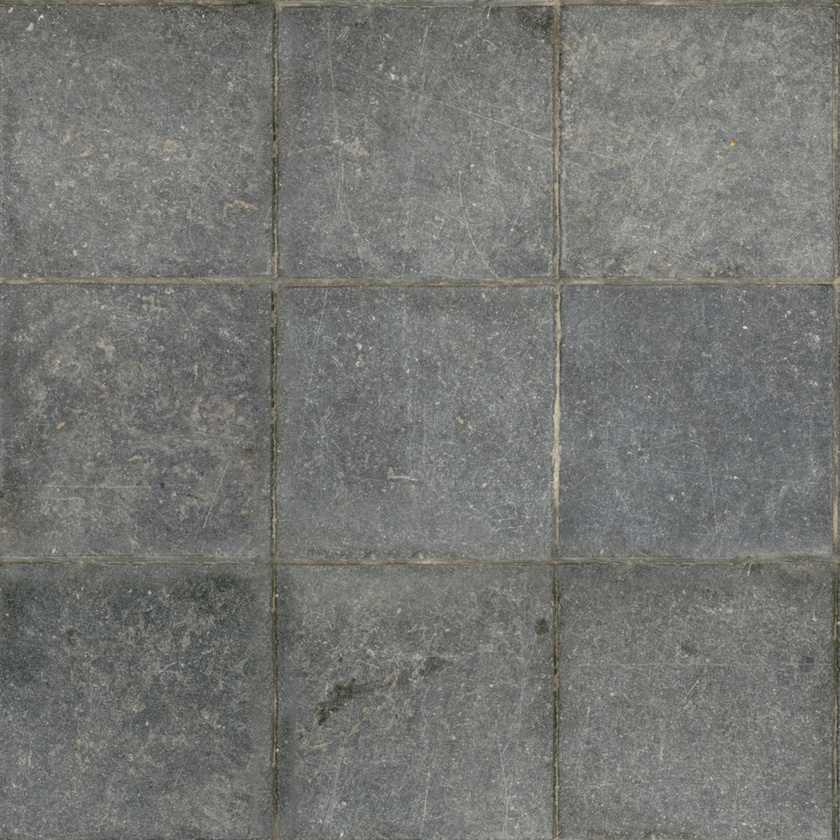
#> input picture art_src/floor_src/large_floor_tiles_02_diff_1k.jpg, 840 x 840 px, shrunk from 1024 x 1024 before the run
$ python build-floor.py
#> lines starting #> are read from the running program, lines starting #| are printed output that depends on the picture
# 보스전 바닥 타일 만들기: art_src/floor_src/의 CC0 1K 재질(Poly Haven, 색 지도)을 밝기 무늬만 남긴 1024px 타일(gfx/flr_*.jpg)로 바꾼다.
# 색은 넣지 않는다(색은 theme-samguk.js의 경기장 색을 07-arena.js가 낮춰 쓰고, 이 타일을 overlay로 한 번만 얹는다).
# 사진 잔결을 SD 그림에 맞게 줄인다(아트 디렉터 검수 2026-11-19):
#   1) 5px 중간값 + 1.5px 흐림으로 알갱이를 없앤다
#   2) 판 안쪽 밝기는 128 ± 10 안으로 누르고, 줄눈·갈라진 틈(평균보다 뚜렷이 어두운 곳)만 128보다 30~40 어둡게 남긴다
#   3) 10 간격으로 포스터화(줄눈 있는 재질 6단계: 88~138) / 줄눈 없는 재질은 ±10 안에서 5 간격 5단계
#   4) 계단 가장자리가 거칠지 않게 0.7px만 다시 흐린다
# 이음매 없는 원본을 자르거나 돌리지 않고, 필터도 이어 붙인 판(3×3)에서 돌려 가운데만 잘라 쓰므로 이음매가 그대로 없다.
# 쓰기: python art_src/build-floor.py
import os
import numpy as np
from PIL import Image, ImageFilter

ROOT = os.path.join(os.path.dirname(os.path.abspath(__file__)), '..')
SRC = os.path.join(ROOT, 'art_src', 'floor_src')
# 타일 이름: (원본 파일, 줄눈이 있는가)
TILES = {
    'flr_slab': ('large_floor_tiles_02_diff_1k.jpg', True),
    'flr_brick': ('floor_bricks_02_diff_1k.jpg', True),
    'flr_earth': ('dry_ground_01_diff_1k.jpg', True),
    'flr_gravel': ('rock_ground_diff_1k.jpg', False),
    'flr_forest': ('brown_mud_leaves_01_diff_1k.jpg', False),
}


def wrap_filter(im, *filters):
    w, h = im.size
    big = Image.new('L', (w * 3, h * 3))
    for i in range(3):
        for j in range(3):
            big.paste(im, (i * w, j * h))
    big = big.crop((w - 32, h - 32, 2 * w + 32, 2 * h + 32))
    for f in filters:
        big = big.filter(f)
    return big.crop((32, 32, 32 + w, 32 + h))


for name, (src, joints) in TILES.items():
    im = Image.open(os.path.join(SRC, src)).convert('L')
    im = wrap_filter(im, ImageFilter.MedianFilter(5), ImageFilter.GaussianBlur(1.5))
#> in wrap_filter, `big = Image.new('L', (w * 3, h * 3))`: big: PIL image 2520x2520 L; every value is 0
#> after the loop in wrap_filter, `for i in range(3):`:
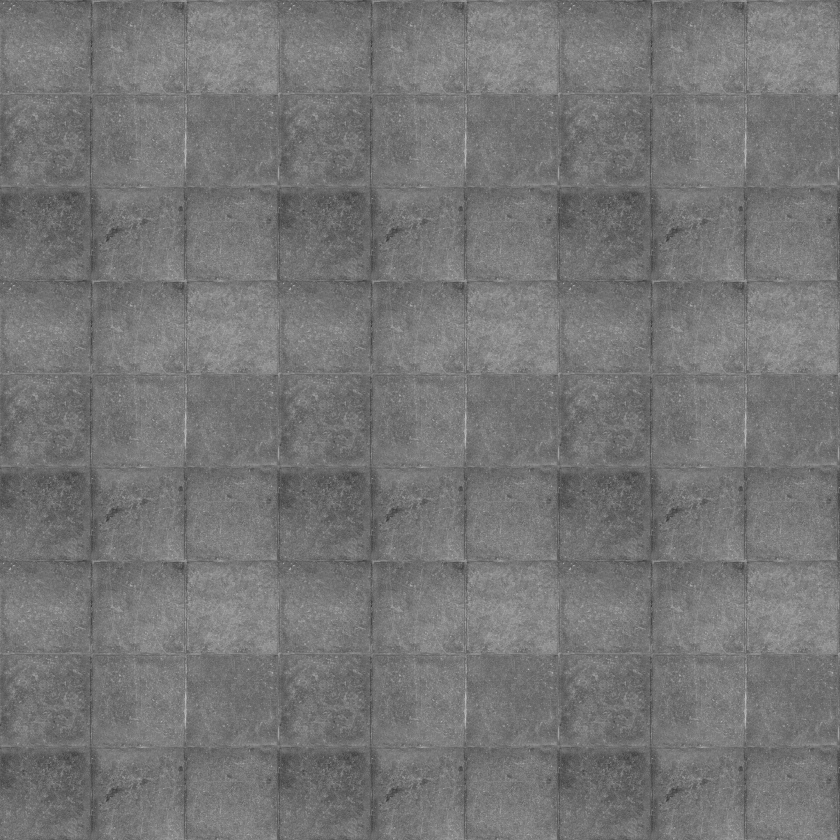
#> big: PIL image 2520x2520 L (shown at 1/3 size); min 35, max 228, mean 117.7
#> in wrap_filter, `big = big.crop((w - 32, h - 32, 2 * w + 32, 2 * h + 32))`:
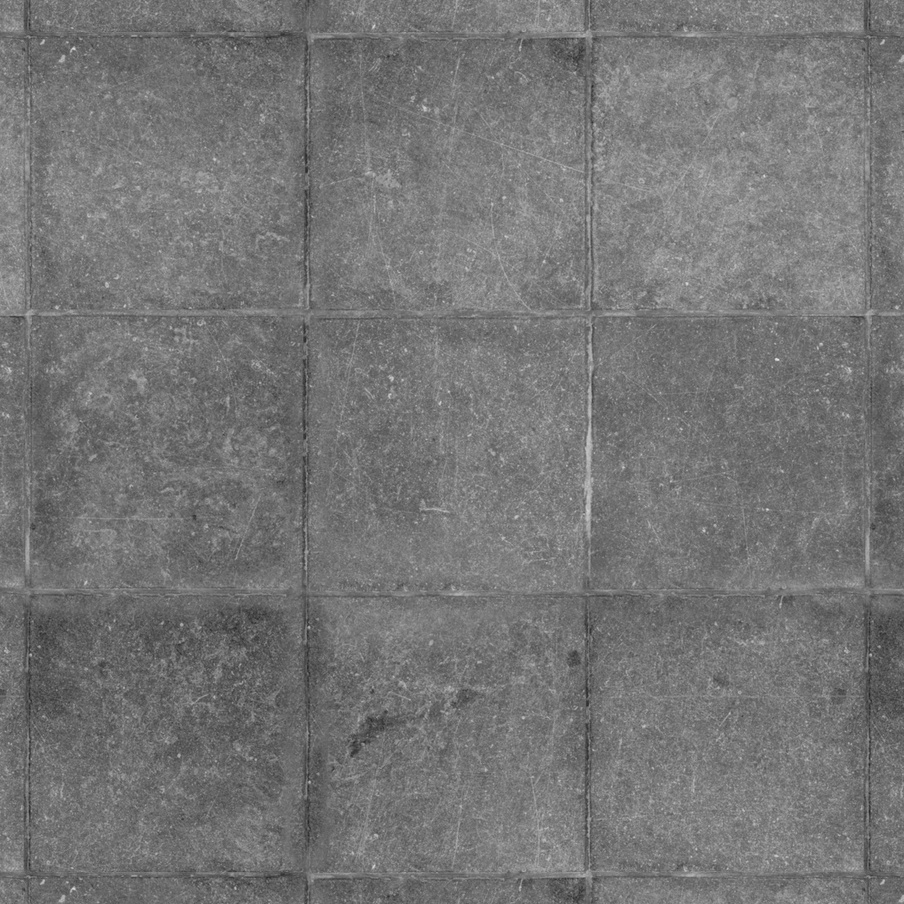
#> big: PIL image 904x904 L; min 35, max 228, mean 117.1
    a = np.asarray(im, dtype=np.float32)
    z = (a - a.mean()) / max(1e-3, a.std())
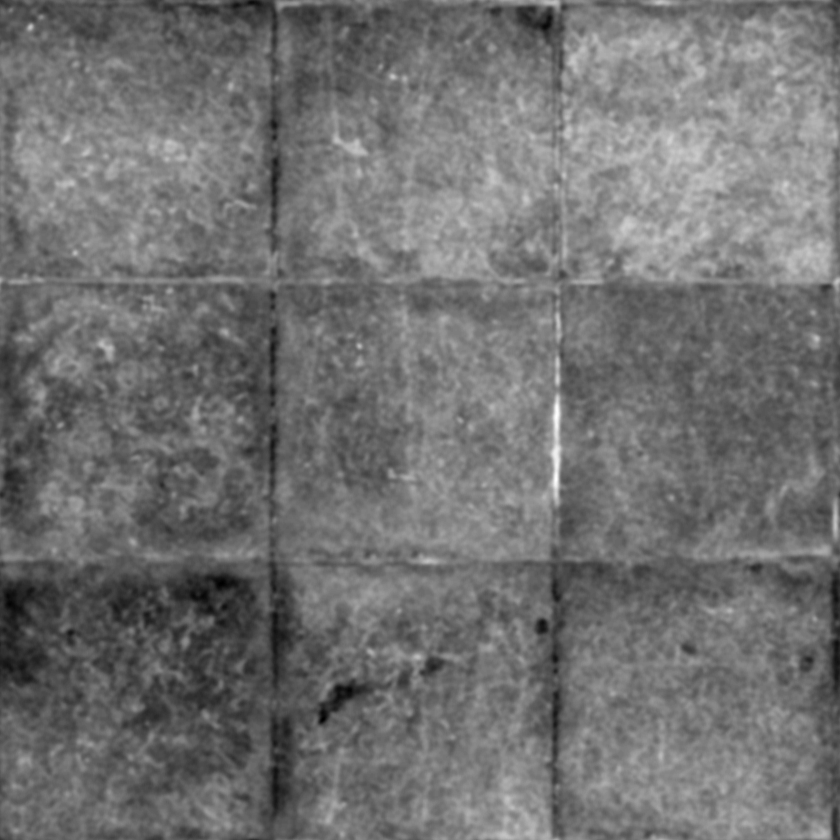
#> z: shape (840, 840) float32; min -4.04, max 5.05, mean -7.74e-07; drawn with min black and max white
    out = 128 + 10 * np.clip(z / 1.3, -1, 1)
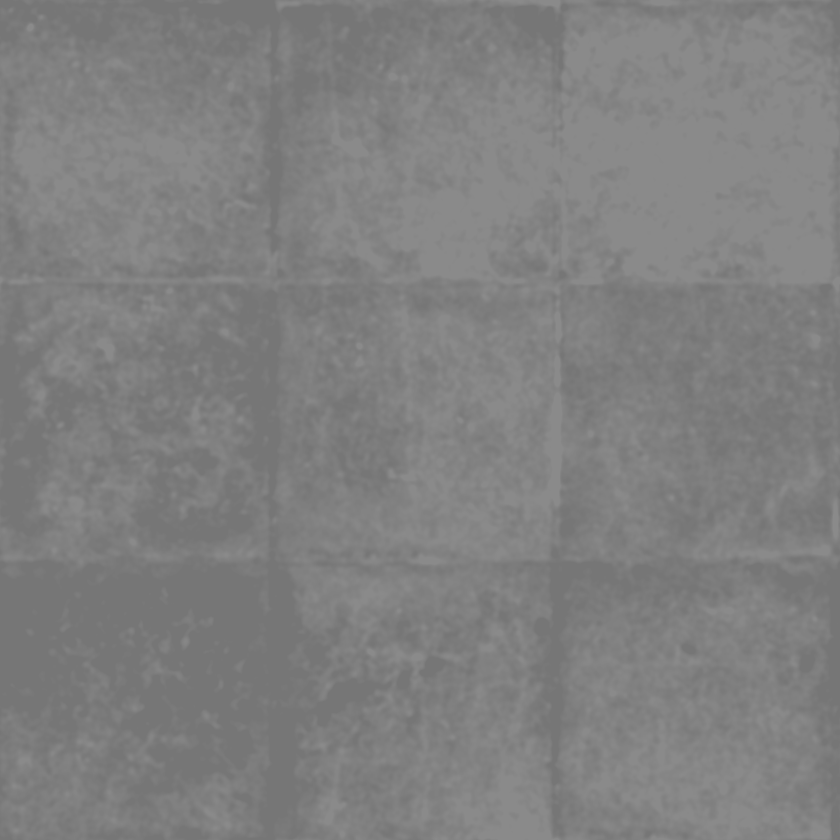
#> out: shape (840, 840) float32; min 118, max 138, mean 128
    if joints:
        k = np.clip((-z - 1.3) / 0.7, 0, 1)
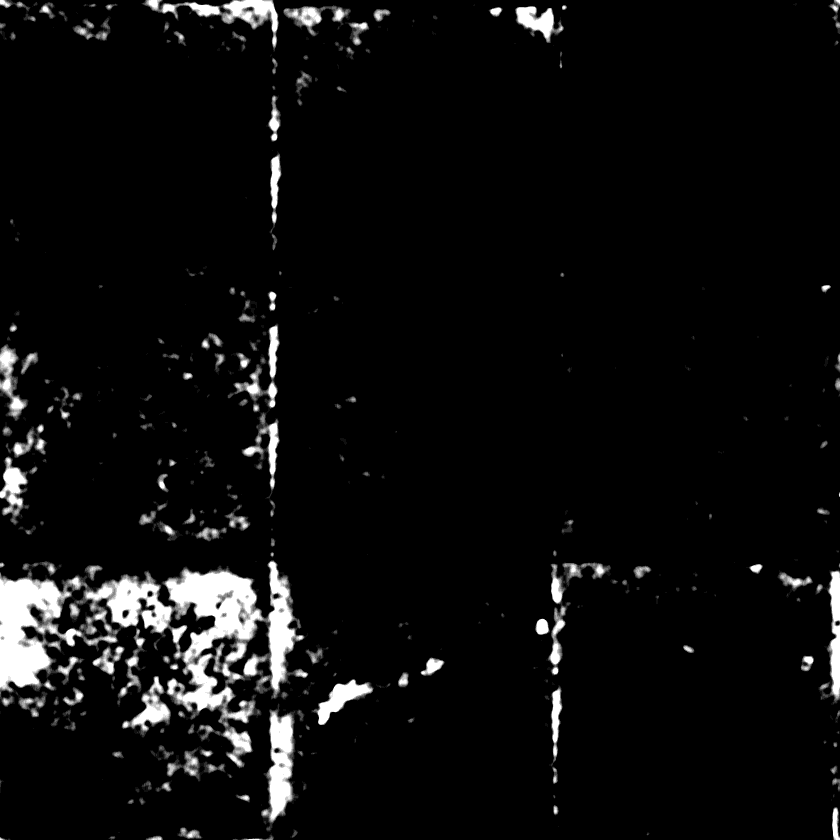
#> k: shape (840, 840) float32; min 0, max 1, mean 0.0537
        out = out - 28 * (k * k * (3 - 2 * k))
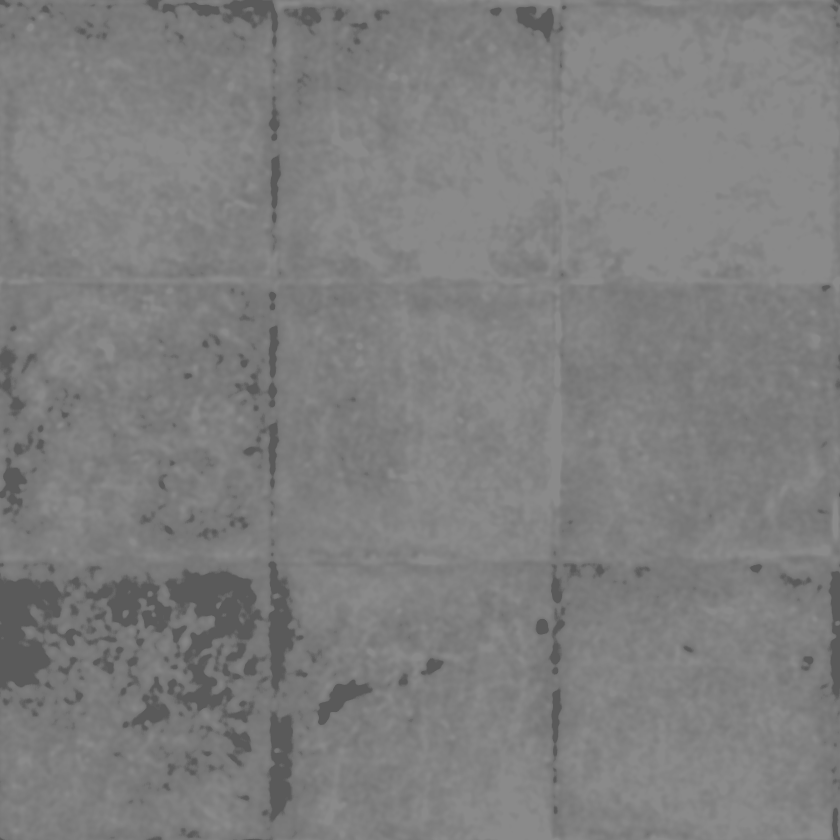
#> out: shape (840, 840) float32; min 90, max 138, mean 126.6
        out = np.round(out / 10) * 10 - 2
    else:
        out = np.round((out - 128) / 5) * 5 + 128
    res = wrap_filter(Image.fromarray(np.clip(out, 0, 255).astype(np.uint8), 'L'), ImageFilter.GaussianBlur(0.7))
    p = os.path.join(ROOT, 'gfx', name + '.jpg')
    res.save(p, quality=86, optimize=True)
    r = np.asarray(res)
    print(name, res.size, os.path.getsize(p), 'mean', round(float(r.mean()), 1), 'min', int(r.min()), 'max', int(r.max()), 'levels', len(np.unique(np.round(out))))
#| flr_slab (840, 840) 61110 mean 124.8 min 88 max 138 levels 6
#> pass 2 of the loop `for name, (src, joints) in TILES.items():`:
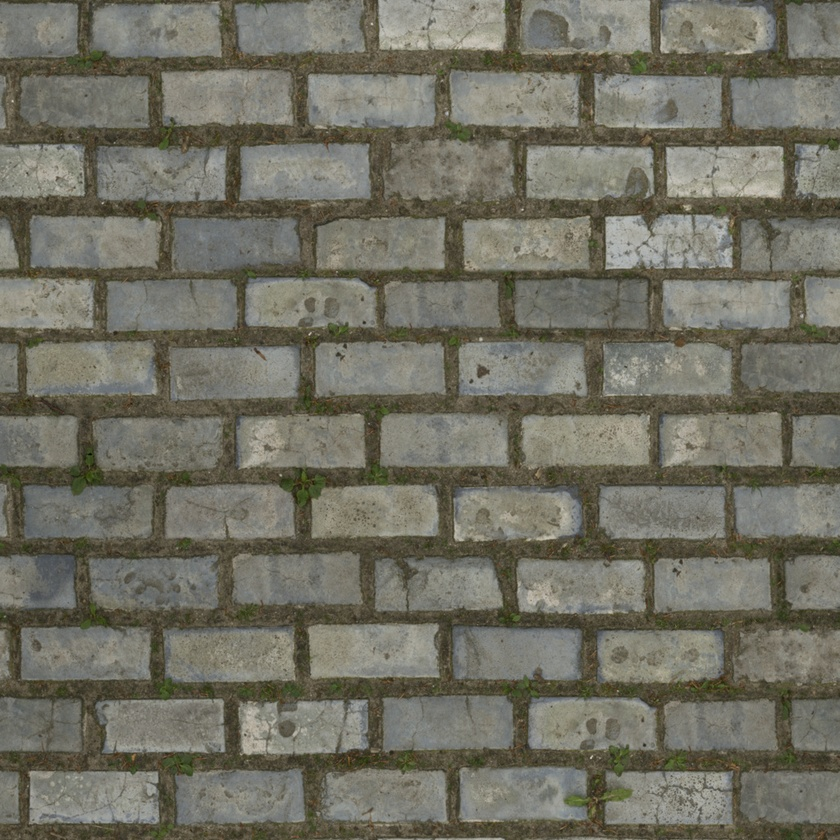
#> input picture art_src/floor_src/floor_bricks_02_diff_1k.jpg, 840 x 840 px, shrunk from 1024 x 1024 before the run
#> after the loop in wrap_filter (call 3), `for i in range(3):`:
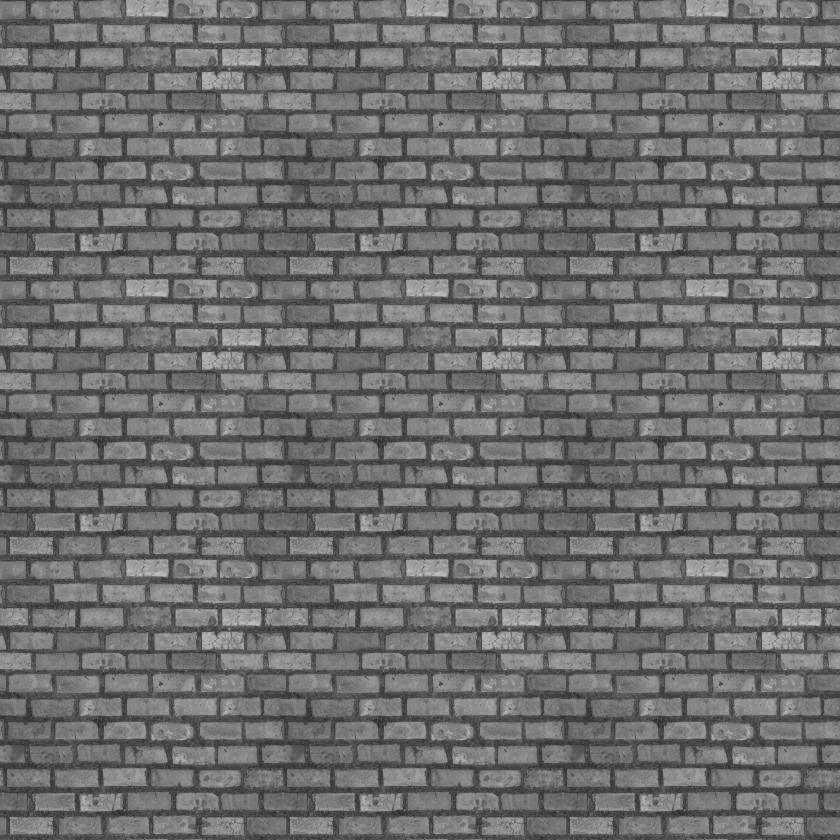
#> big: PIL image 2520x2520 L (shown at 1/3 size); min 5, max 206, mean 110.1
#> in wrap_filter (call 4), `big = big.crop((w - 32, h - 32, 2 * w + 32, 2 * h + 32))`:
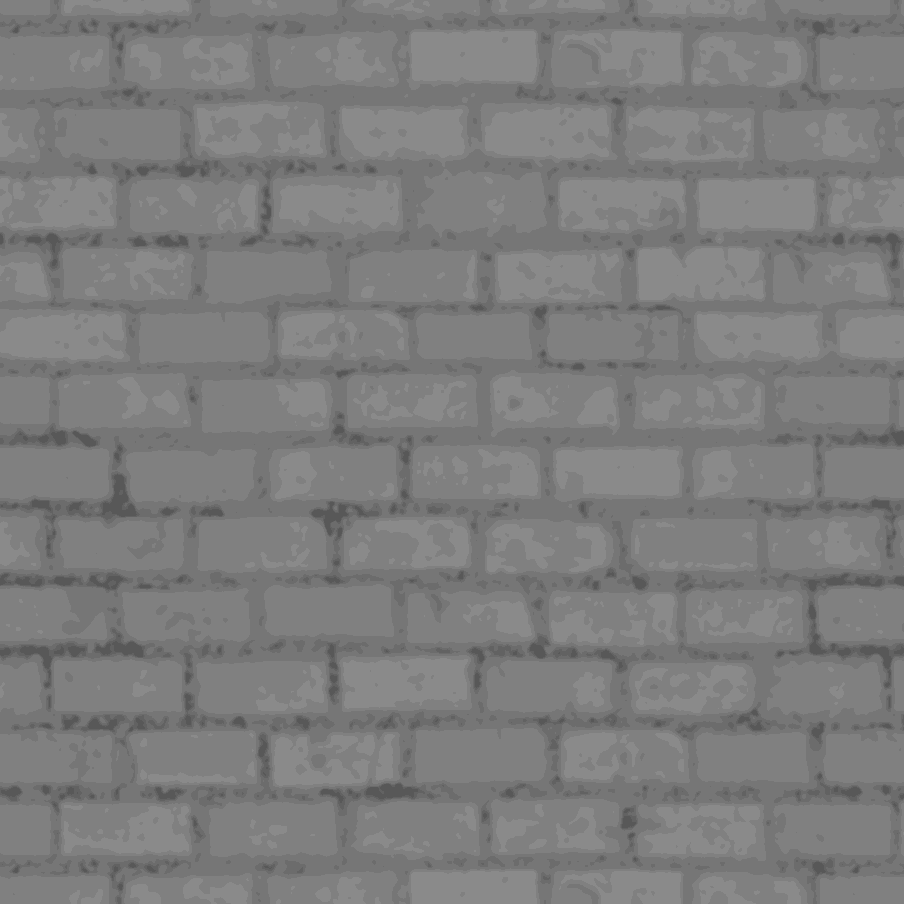
#> big: PIL image 904x904 L; min 88, max 138, mean 124.9
#| flr_brick (840, 840) 51803 mean 124.9 min 88 max 138 levels 6
#> pass 3 of the loop `for name, (src, joints) in TILES.items():`:
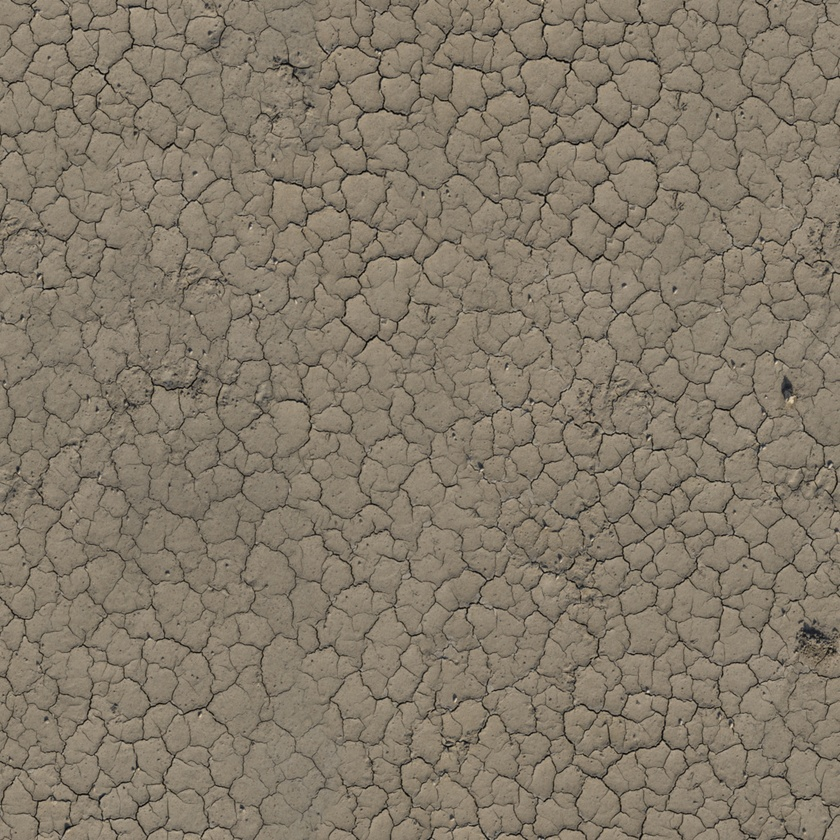
#> input picture art_src/floor_src/dry_ground_01_diff_1k.jpg, 840 x 840 px, shrunk from 1024 x 1024 before the run
#> after the loop in wrap_filter (call 5), `for i in range(3):`:
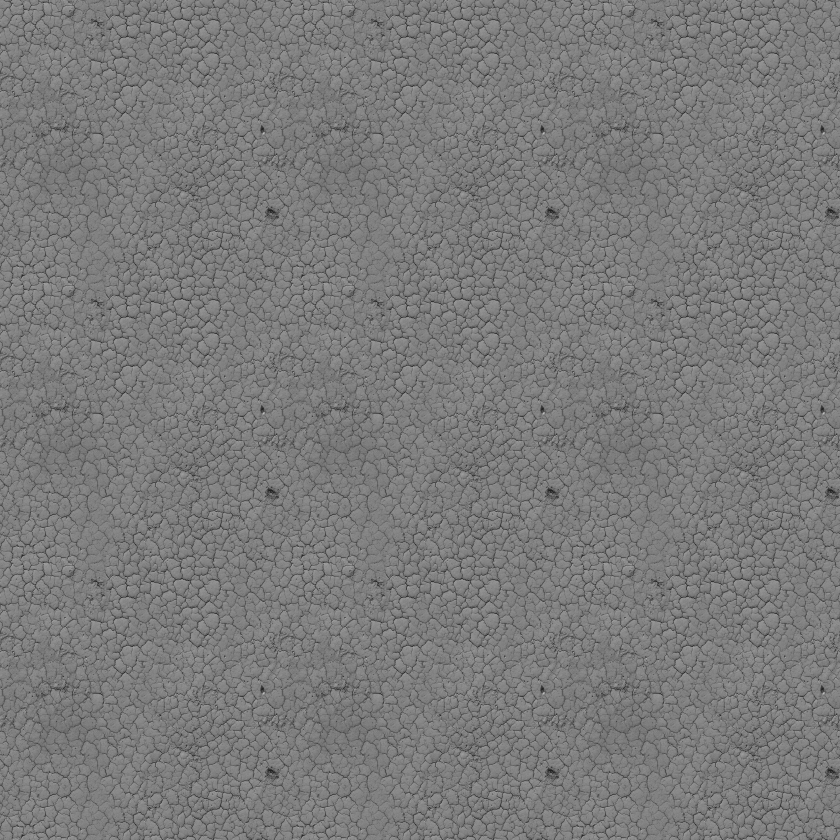
#> big: PIL image 2520x2520 L (shown at 1/3 size); min 1, max 217, mean 122.7
#> `k = np.clip((-z - 1.3) / 0.7, 0, 1)`:
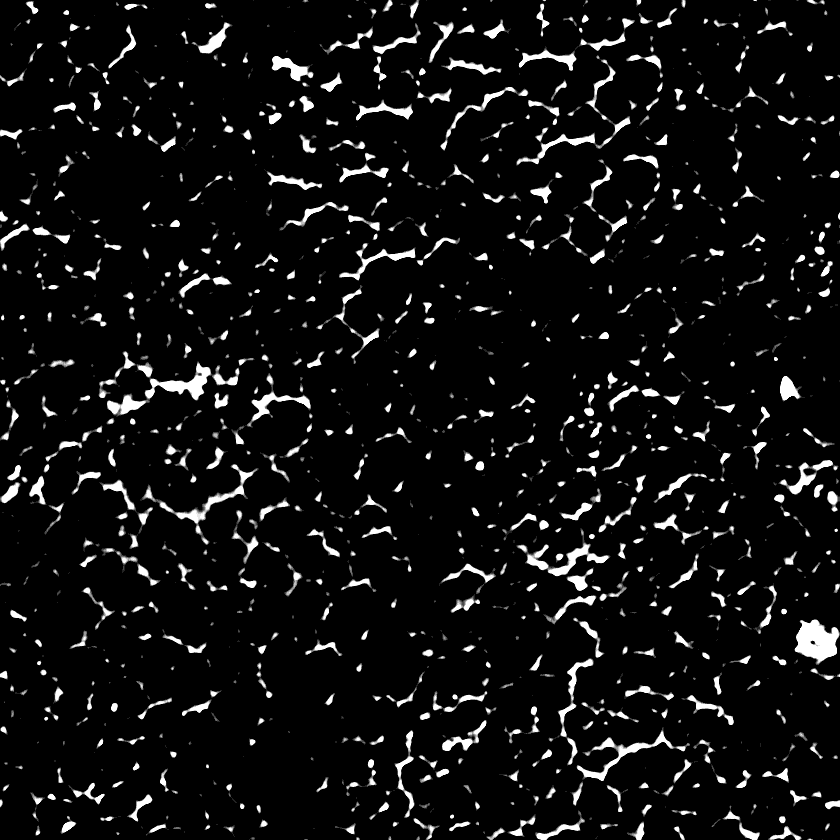
#> k: shape (840, 840) float32; min 0, max 1, mean 0.0674
#| flr_earth (840, 840) 83980 mean 124.4 min 88 max 138 levels 6
#> the loop made 5 passes; the first 3 are shown
